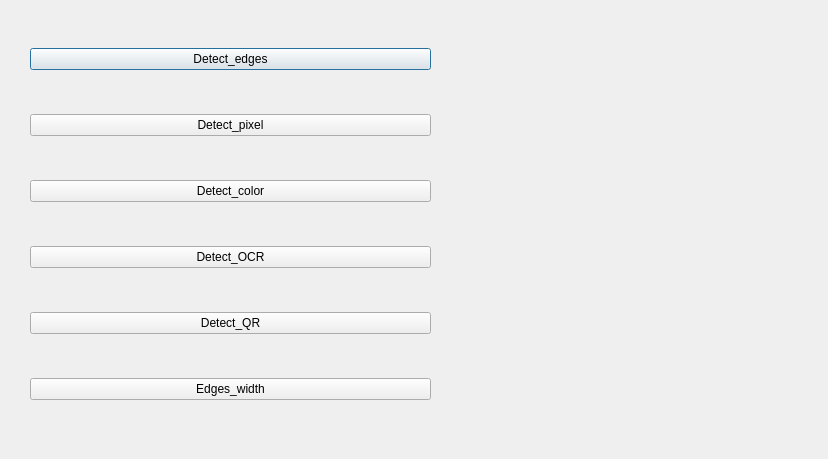
<?xml version="1.0" encoding="UTF-8"?>
<ui version="4.0">
 <class>function_Dialog</class>
 <widget class="QDialog" name="function_Dialog">
  <property name="geometry">
   <rect>
    <x>0</x>
    <y>0</y>
    <width>828</width>
    <height>459</height>
   </rect>
  </property>
  <property name="windowTitle">
   <string>Dialog</string>
  </property>
  <widget class="QWidget" name="verticalLayoutWidget">
   <property name="geometry">
    <rect>
     <x>30</x>
     <y>10</y>
     <width>401</width>
     <height>431</height>
    </rect>
   </property>
   <layout class="QVBoxLayout" name="verticalLayout">
    <item>
     <widget class="QPushButton" name="Detect_edges_pushButton">
      <property name="text">
       <string>Detect_edges</string>
      </property>
     </widget>
    </item>
    <item>
     <widget class="QPushButton" name="Detect_pixel_pushButton">
      <property name="text">
       <string>Detect_pixel</string>
      </property>
     </widget>
    </item>
    <item>
     <widget class="QPushButton" name="Detect_color_pushButton">
      <property name="text">
       <string>Detect_color</string>
      </property>
     </widget>
    </item>
    <item>
     <widget class="QPushButton" name="Detect_OCR_pushButton">
      <property name="text">
       <string>Detect_OCR</string>
      </property>
     </widget>
    </item>
    <item>
     <widget class="QPushButton" name="Detect_QR_pushButton">
      <property name="text">
       <string>Detect_QR</string>
      </property>
     </widget>
    </item>
    <item>
     <widget class="QPushButton" name="Edges_width_pushButton">
      <property name="text">
       <string>Edges_width</string>
      </property>
     </widget>
    </item>
   </layout>
  </widget>
 </widget>
 <resources/>
 <connections/>
</ui>
